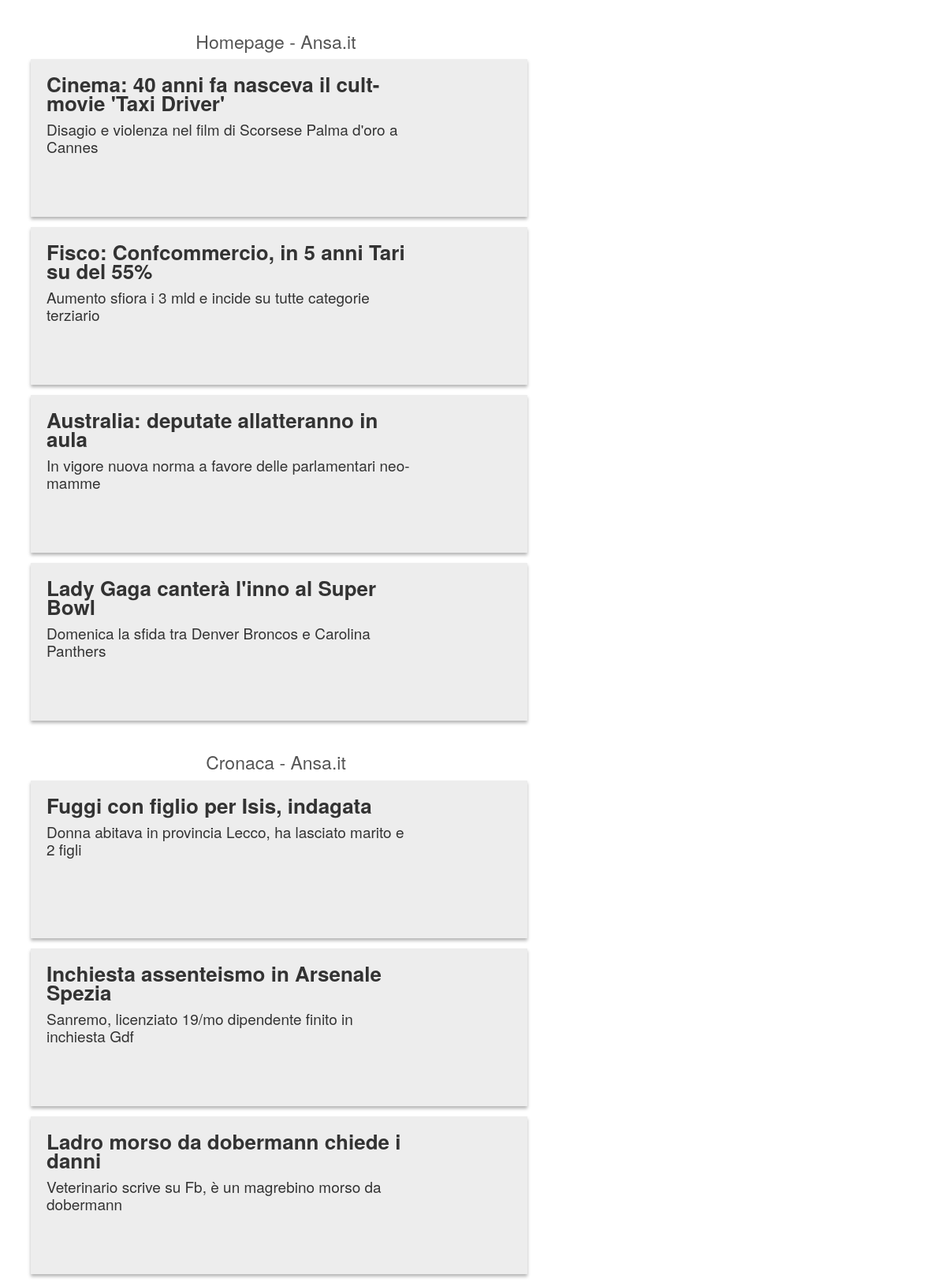
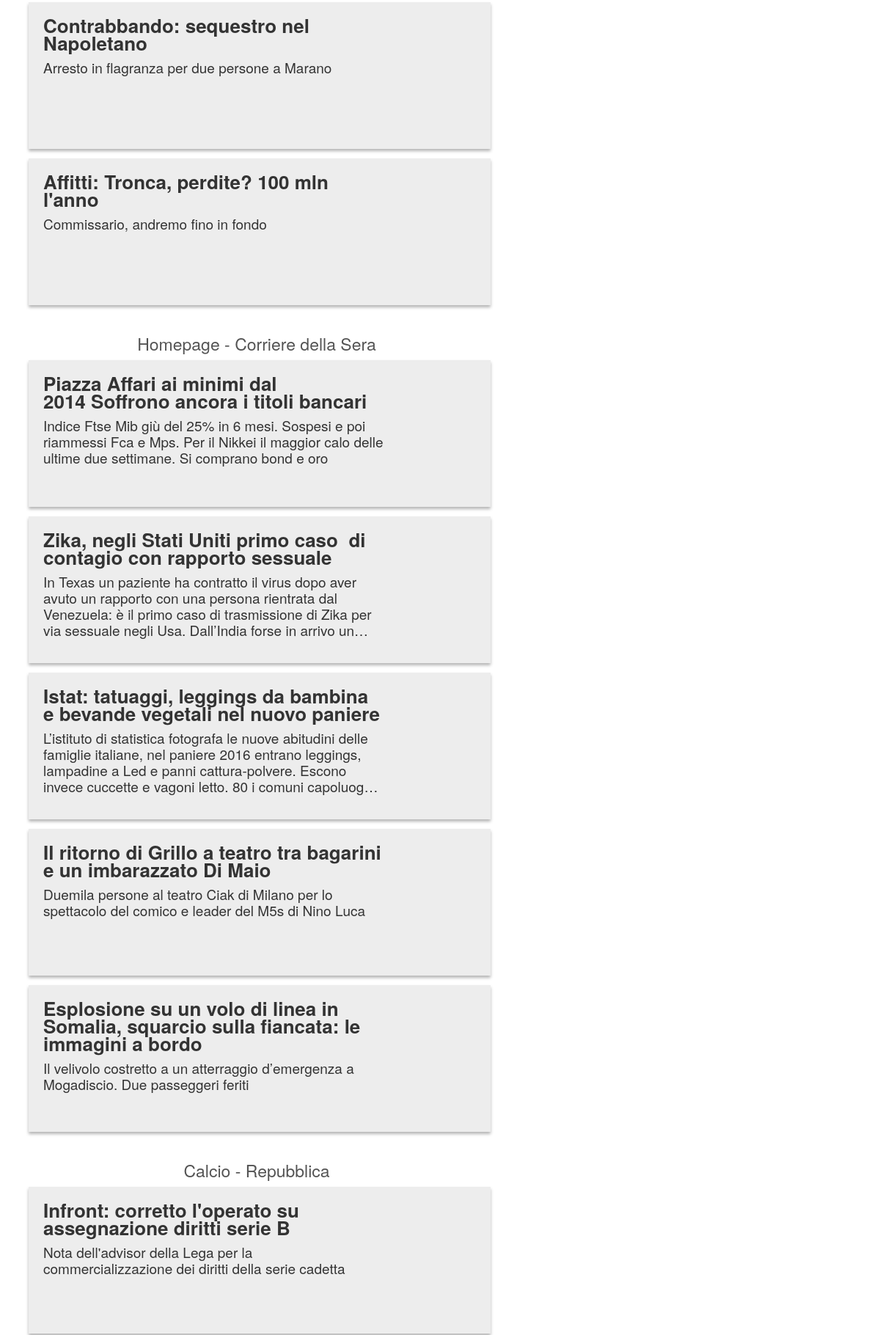
Page /news.php (upper part) on the committed database (2 pictures, top to bottom).
### tables this page shows
CREATE TABLE IF NOT EXISTS `db_notizie_source` (
  `id` int(11) NOT NULL AUTO_INCREMENT,
  `nome` varchar(20) NOT NULL,
  `fonte` varchar(20) NOT NULL,
  `link` varchar(200) NOT NULL,
  `categoria` varchar(20) NOT NULL,
  `lang` varchar(2) NOT NULL,
  `src_icon` varchar(100) NOT NULL,
  PRIMARY KEY (`id`)
);

CREATE TABLE IF NOT EXISTS `db_notizie_aggiornate` (
  `id` int(11) NOT NULL AUTO_INCREMENT,
  `idSource` int(11) NOT NULL,
  `ordine` int(11) NOT NULL,
  `date` datetime NOT NULL,
  `title` varchar(200) NOT NULL,
  `desc` text NOT NULL,
  `link` varchar(400) NOT NULL,
  `img` varchar(400) NOT NULL,
  PRIMARY KEY (`id`)
);

### news.php (the view, shortened to what this page needs)
<html>
	<head>
        <link href="res/css/temp-luca.css" rel="stylesheet" type="text/css">
		<?php
			include("functions.php");
		?>
	</head>
	<body >
        <div class="main">
			<div id="news-container">
            <?php
              $mysqli = new mysqli("localhost", "root", "", "my_progettoleila");
              $result= mysqli_query($mysqli,"select * from db_notizie_source a, db_notizie_aggiornate b where a.id in (b.idSource) order by ordine asc,date desc");
              $source=0;
              while($r=mysqli_fetch_array($result)){
              	if($source!=$r['idSource']){
                	echo '<h4 class="category">'.$r['nome'].' - '.$r['fonte'].'</h4>';
                	$source=$r['idSource'];
                }
 				echo'<div class="news"><a href="'.$r['link'].'" target="_blank" style="width:100%;display:flex;color:#333333;text-decoration:none;">
                	<div style="width:80%;height:100%;">
                		<p class="news-title">'.($r['title']).'</p>
                		<p class="news-desc">'.($r['desc']).'</p>
                        </div>
                    <div class="news-img" style="background-image:url('.$r['img'].')"></div>
                     </a></div>';
  			  }
                ?>
            </div>
		</div>
    </body>
</html>

### res/css/temp-luca.css (style rules this page uses)
#news-container { width:704px; height:100%; overflow-y: scroll; margin:0 auto; }
.news { display:flex; margin:0 39px 13px; height: 200px; width:90%; background: #EdEdEd; box-shadow: 0px 3px 4px #B5B5B5; }
.news-title { padding: 20px 20px 0 20px; font-size: 26px; font-weight: bold; line-height: 24px; }
.news-desc { height: 90px; text-overflow: ellipsis; padding: 0 20px; display: -webkit-box; overflow: hidden; font-size: 19px; line-height: 22px; -webkit-line-clamp: 4; -webkit-box-orient: vertical; }
.news-img { width:20%; -webkit-background-size: cover; -moz-background-size: cover; -o-background-size: cover; background-size: cover; background-repeat: no-repeat; background-position: center; }
.category { margin-top: 40px; margin-right: 0px; margin-bottom: 10px; text-align:center; font-size: 23px; color: #545454; }

### res/css/style.css (style rules this page uses)
body,html { height: 100%; width: 700px; max-width: 700px; }
.main { position: absolute; display: flex; width: 700px; height: 100%; float: right; overflow-y:auto; }

### rows in the picture
db_notizie_source: nome "Homepage", fonte "Ansa.it", db_notizie_aggiornate.title "Cinema: 40 anni fa nasceva il cult-movie 'Taxi Driver'", db_notizie_aggiornate.desc "Disagio e violenza nel film di Scorsese Palma d'oro a Cannes", db_notizie_aggiornate.title "Fisco: Confcommercio, in 5 anni Tari su del 55%", db_notizie_aggiornate.desc "Aumento sfiora i 3 mld e incide su tutte categorie terziario", db_notizie_aggiornate.title "Australia: deputate allatteranno in aula", db_notizie_aggiornate.desc "In vigore nuova norma a favore delle parlamentari neo-mamme", db_notizie_aggiornate.title "Lady Gaga canterà l'inno al Super Bowl", db_notizie_aggiornate.desc "Domenica la sfida tra Denver Broncos e Carolina Panthers"
db_notizie_source: nome "Cronaca", fonte "Ansa.it", db_notizie_aggiornate.title "Fuggi con figlio per Isis, indagata", db_notizie_aggiornate.desc "Donna abitava in provincia Lecco, ha lasciato marito e 2 figli", db_notizie_aggiornate.title "Inchiesta assenteismo in Arsenale Spezia", db_notizie_aggiornate.desc "Sanremo, licenziato 19/mo dipendente finito in inchiesta Gdf", db_notizie_aggiornate.title "Ladro morso da dobermann chiede i danni", db_notizie_aggiornate.desc "Veterinario scrive su Fb, è un magrebino morso da dobermann", db_notizie_aggiornate.title "Contrabbando: sequestro nel Napoletano", db_notizie_aggiornate.desc "Arresto in flagranza per due persone a Marano", db_notizie_aggiornate.title "Affitti: Tronca, perdite? 100 mln l'anno", db_notizie_aggiornate.desc "Commissario, andremo fino in fondo"
db_notizie_source: nome "Homepage", fonte "Corriere della Sera", db_notizie_aggiornate.title "Piazza Affari ai minimi dal 2014 Soffrono ancora i titoli bancari", db_notizie_aggiornate.desc "Indice Ftse Mib giù del 25% in 6 mesi. Sospesi e poi riammessi Fca e Mps. Per il Nikkei il maggior calo delle ultime due settimane. Si comprano bond e oro", db_notizie_aggiornate.title "Zika, negli Stati Uniti primo caso di contagio con rapporto sessuale", db_notizie_aggiornate.desc "In Texas un paziente ha contratto il virus dopo aver avuto un rapporto con una persona rientrata dal Venezuela: è il primo caso di trasmissione di Zika per via sessuale negli Usa. Dall’India forse in arrivo…", db_notizie_aggiornate.title "Istat: tatuaggi, leggings da bambina e bevande vegetali nel nuovo paniere", db_notizie_aggiornate.desc "L’istituto di statistica fotografa le nuove abitudini delle famiglie italiane, nel paniere 2016 entrano leggings, lampadine a Led e panni cattura-polvere. Escono invece cuccette e vagoni letto. 80 i comuni…", db_notizie_aggiornate.title "Il ritorno di Grillo a teatro tra bagarini e un imbarazzato Di Maio", db_notizie_aggiornate.desc "Duemila persone al teatro Ciak di Milano per lo spettacolo del comico e leader del M5s di Nino Luca", db_notizie_aggiornate.title "Esplosione su un volo di linea in Somalia, squarcio sulla fiancata: le immagini a bordo", db_notizie_aggiornate.desc "Il velivolo costretto a un atterraggio d’emergenza a Mogadiscio. Due passeggeri feriti"
db_notizie_source: nome "Calcio", fonte "Repubblica", db_notizie_aggiornate.title "Infront: corretto l'operato su assegnazione diritti serie B", db_notizie_aggiornate.desc "Nota dell'advisor della Lega per la commercializzazione dei diritti della serie cadetta"
